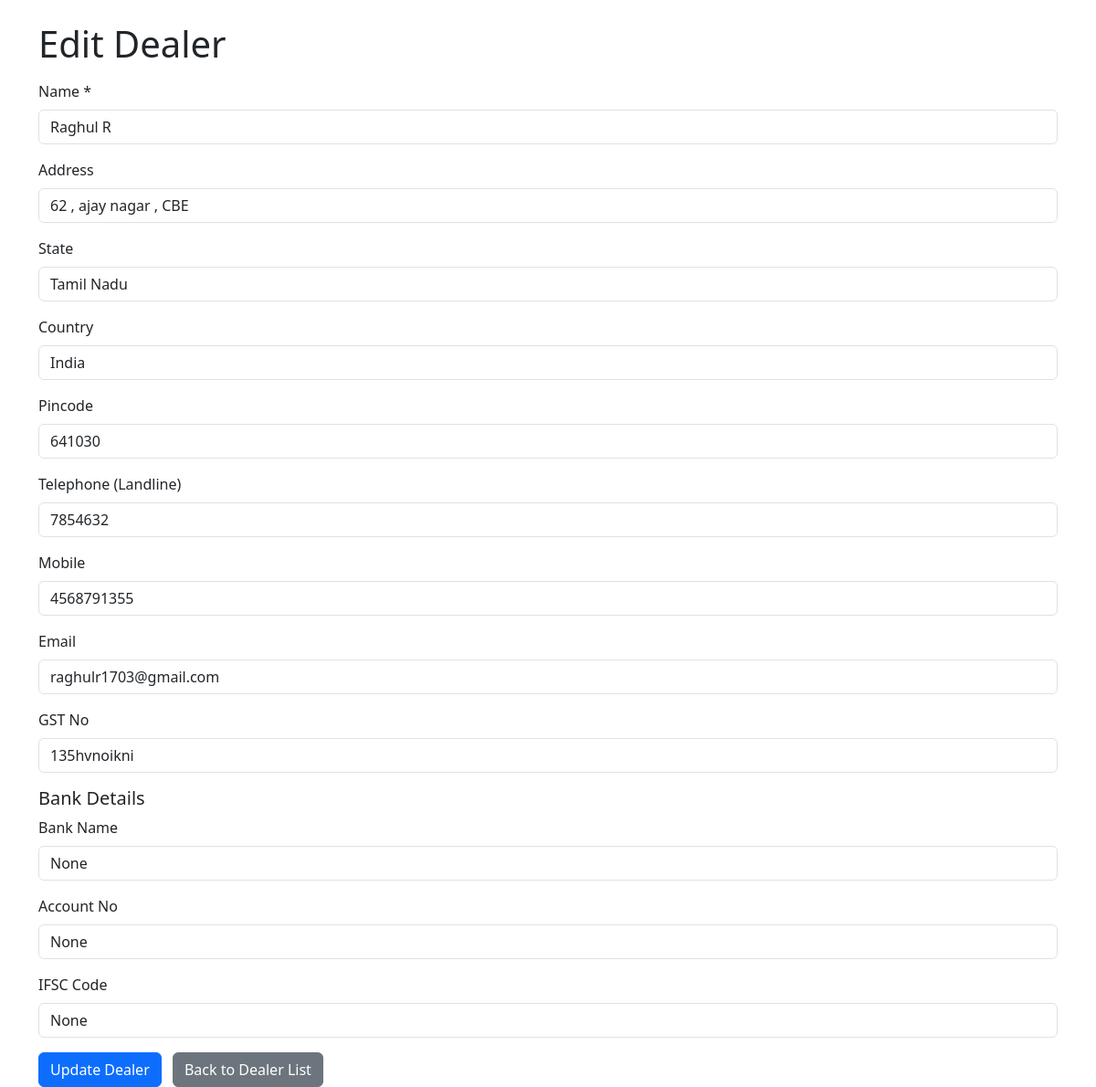
The app's page /dealer/edit/1 with its own data.
### models.py (models this page shows)
class Dealer(db.Model):
    id = db.Column(db.Integer, primary_key=True)
    name = db.Column(db.String(120), nullable=False)
    address = db.Column(db.String(250))
    state = db.Column(db.String(100))        # New
    country = db.Column(db.String(100))      # New
    pincode = db.Column(db.String(20))       # New
    telephone = db.Column(db.String(50))     # landline
    mobile = db.Column(db.String(50))
    email = db.Column(db.String(120))
    gst_no = db.Column(db.String(50))
    bank_name = db.Column(db.String(100))
    account_no = db.Column(db.String(100))
    ifsc_code = db.Column(db.String(50))
    materials = db.relationship('Storage', back_populates='dealer', lazy = 'dynamic')

### app.py (the view, shortened to what this page needs)
@app.route('/dealer/edit/<int:id>', methods=['GET', 'POST'])
def edit_dealer(id):
    dealer = Dealer.query.get_or_404(id)
    return render_template('edit_dealer.html', dealer=dealer)

### templates/edit_dealer.html (shortened to what this page needs)
<!DOCTYPE html>
<html>
<head>
  <link href="https://cdn.jsdelivr.net/npm/bootstrap@5.3.0/dist/css/bootstrap.min.css" rel="stylesheet">
</head>
<body>
  <div class="container mt-4">
    <h1>Edit Dealer</h1>
    <form method="post" class="mt-3">
      <div class="mb-3">
        <label for="name" class="form-label">Name *</label>
        <input type="text" class="form-control" id="name" name="name" required value="{{ dealer.name }}">
      </div>
      <div class="mb-3">
        <label for="address" class="form-label">Address</label>
        <input type="text" class="form-control" id="address" name="address" value="{{ dealer.address }}">
      </div>
      <div class="mb-3">
        <label for="state" class="form-label">State</label>
        <input type="text" class="form-control" id="state" name="state" value="{{ dealer.state }}">
      </div>
      <div class="mb-3">
        <label for="country" class="form-label">Country</label>
        <input type="text" class="form-control" id="country" name="country" value="{{ dealer.country }}">
      </div>
      <div class="mb-3">
        <label for="pincode" class="form-label">Pincode</label>
        <input type="text" class="form-control" id="pincode" name="pincode" value="{{ dealer.pincode }}">
      </div>
      <div class="mb-3">
        <label for="telephone" class="form-label">Telephone (Landline)</label>
        <input type="text" class="form-control" id="telephone" name="telephone" value="{{ dealer.telephone }}">
      </div>
      <div class="mb-3">
        <label for="mobile" class="form-label">Mobile</label>
        <input type="text" class="form-control" id="mobile" name="mobile" value="{{ dealer.mobile }}">
      </div>
      <div class="mb-3">
        <label for="email" class="form-label">Email</label>
        <input type="email" class="form-control" id="email" name="email" value="{{ dealer.email }}">
      </div>
      <div class="mb-3">
        <label for="gst_no" class="form-label">GST No</label>
        <input type="text" class="form-control" id="gst_no" name="gst_no" value="{{ dealer.gst_no }}">
      </div>
      <h5>Bank Details</h5>
      <div class="mb-3">
        <label for="bank_name" class="form-label">Bank Name</label>
        <input type="text" class="form-control" id="bank_name" name="bank_name" value="{{ dealer.bank_name }}">
      </div>
      <div class="mb-3">
        <label for="account_no" class="form-label">Account No</label>
        <input type="text" class="form-control" id="account_no" name="account_no" value="{{ dealer.account_no }}">
      </div>
      <div class="mb-3">
        <label for="ifsc_code" class="form-label">IFSC Code</label>
        <input type="text" class="form-control" id="ifsc_code" name="ifsc_code" value="{{ dealer.ifsc_code }}">
      </div>
      <button type="submit" class="btn btn-primary">Update Dealer</button>
      <a href="{{ url_for('list_dealers') }}" class="btn btn-secondary ms-2">Back to Dealer List</a>
    </form>
  </div>
</body>
</html>

### records on screen
Dealer: name "Raghul R", address "62 , ajay nagar , CBE", state "Tamil Nadu", country "India", pincode "641030", telephone "7854632", mobile "4568791355", email "raghulr1703@gmail.com", gst_no "135hvnoikni", bank_name "None", account_no "None", ifsc_code "None"
